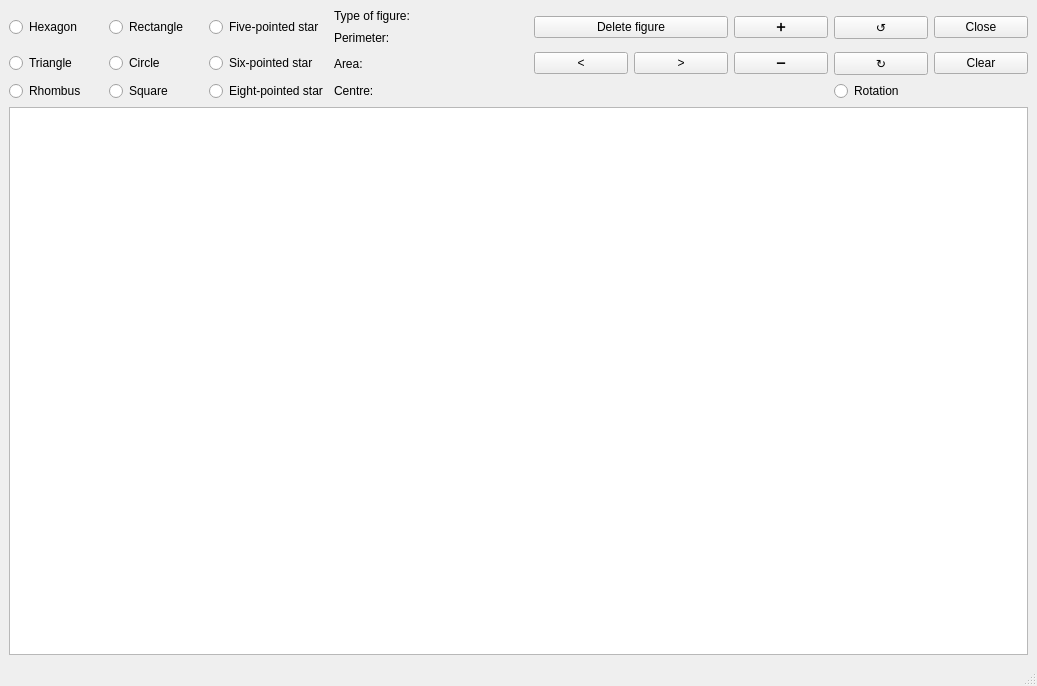
<?xml version="1.0" encoding="UTF-8"?>
<ui version="4.0">
 <class>MainWindow</class>
 <widget class="QMainWindow" name="MainWindow">
  <property name="geometry">
   <rect>
    <x>0</x>
    <y>0</y>
    <width>1037</width>
    <height>686</height>
   </rect>
  </property>
  <property name="windowTitle">
   <string>MainWindow</string>
  </property>
  <widget class="QWidget" name="centralwidget">
   <layout class="QGridLayout" name="gridLayout">
    <item row="0" column="0" rowspan="2">
     <widget class="QRadioButton" name="Hexagon">
      <property name="text">
       <string>Hexagon</string>
      </property>
     </widget>
    </item>
    <item row="0" column="1" rowspan="2">
     <widget class="QRadioButton" name="Rectangle">
      <property name="text">
       <string>Rectangle</string>
      </property>
     </widget>
    </item>
    <item row="0" column="2" rowspan="2">
     <widget class="QRadioButton" name="FivePointer_star">
      <property name="text">
       <string>Five-pointed star</string>
      </property>
     </widget>
    </item>
    <item row="0" column="3">
     <widget class="QLabel" name="TypeFigureLabel">
      <property name="text">
       <string>Type of figure:</string>
      </property>
     </widget>
    </item>
    <item row="0" column="4">
     <widget class="QLabel" name="ValueTypeFigureLabel">
      <property name="text">
       <string/>
      </property>
     </widget>
    </item>
    <item row="0" column="5" rowspan="2" colspan="2">
     <widget class="QPushButton" name="deleteFigureButton">
      <property name="text">
       <string>Delete figure</string>
      </property>
     </widget>
    </item>
    <item row="0" column="7" rowspan="2">
     <widget class="QPushButton" name="PlusSize">
      <property name="text">
       <string>➕</string>
      </property>
     </widget>
    </item>
    <item row="0" column="8" rowspan="2">
     <widget class="QPushButton" name="ChangeLeft">
      <property name="text">
       <string>↺</string>
      </property>
     </widget>
    </item>
    <item row="0" column="9" rowspan="2">
     <widget class="QPushButton" name="Close">
      <property name="text">
       <string>Close</string>
      </property>
     </widget>
    </item>
    <item row="1" column="3">
     <widget class="QLabel" name="PerimetrLabel">
      <property name="minimumSize">
       <size>
        <width>67</width>
        <height>17</height>
       </size>
      </property>
      <property name="text">
       <string>Perimeter:</string>
      </property>
     </widget>
    </item>
    <item row="1" column="4">
     <widget class="QLabel" name="ValuePerimetrLabel">
      <property name="text">
       <string/>
      </property>
     </widget>
    </item>
    <item row="2" column="0">
     <widget class="QRadioButton" name="Triangle">
      <property name="text">
       <string>Triangle</string>
      </property>
     </widget>
    </item>
    <item row="2" column="1">
     <widget class="QRadioButton" name="Circle">
      <property name="text">
       <string>Circle</string>
      </property>
     </widget>
    </item>
    <item row="2" column="2">
     <widget class="QRadioButton" name="SixPointer_star">
      <property name="text">
       <string>Six-pointed star</string>
      </property>
     </widget>
    </item>
    <item row="2" column="3">
     <widget class="QLabel" name="AreaLabel">
      <property name="text">
       <string>Area:</string>
      </property>
     </widget>
    </item>
    <item row="2" column="4">
     <widget class="QLabel" name="ValueAreaLabel">
      <property name="text">
       <string/>
      </property>
     </widget>
    </item>
    <item row="2" column="5">
     <widget class="QPushButton" name="backFigure">
      <property name="text">
       <string>&lt;</string>
      </property>
     </widget>
    </item>
    <item row="2" column="6">
     <widget class="QPushButton" name="nextFigure">
      <property name="text">
       <string>&gt;</string>
      </property>
     </widget>
    </item>
    <item row="2" column="7">
     <widget class="QPushButton" name="MinusSize">
      <property name="text">
       <string>➖</string>
      </property>
     </widget>
    </item>
    <item row="2" column="8">
     <widget class="QPushButton" name="ChangeRight">
      <property name="text">
       <string>↻</string>
      </property>
     </widget>
    </item>
    <item row="2" column="9">
     <widget class="QPushButton" name="Clear">
      <property name="text">
       <string>Clear</string>
      </property>
     </widget>
    </item>
    <item row="3" column="0">
     <widget class="QRadioButton" name="Rhombus">
      <property name="text">
       <string>Rhombus</string>
      </property>
     </widget>
    </item>
    <item row="3" column="1">
     <widget class="QRadioButton" name="Square">
      <property name="text">
       <string>Square</string>
      </property>
     </widget>
    </item>
    <item row="3" column="2">
     <widget class="QRadioButton" name="EightPointed_star">
      <property name="text">
       <string>Eight-pointed star</string>
      </property>
     </widget>
    </item>
    <item row="3" column="3">
     <widget class="QLabel" name="CentreLabel">
      <property name="text">
       <string>Centre:</string>
      </property>
     </widget>
    </item>
    <item row="3" column="4">
     <widget class="QLabel" name="ValueCentreLabel">
      <property name="text">
       <string/>
      </property>
     </widget>
    </item>
    <item row="3" column="8">
     <widget class="QRadioButton" name="Rotation">
      <property name="text">
       <string>Rotation</string>
      </property>
     </widget>
    </item>
    <item row="4" column="0" colspan="10">
     <widget class="QGraphicsView" name="graphicsView"/>
    </item>
   </layout>
  </widget>
  <widget class="QMenuBar" name="menubar">
   <property name="geometry">
    <rect>
     <x>0</x>
     <y>0</y>
     <width>1037</width>
     <height>22</height>
    </rect>
   </property>
  </widget>
  <widget class="QStatusBar" name="statusbar"/>
 </widget>
 <resources/>
 <connections/>
</ui>
